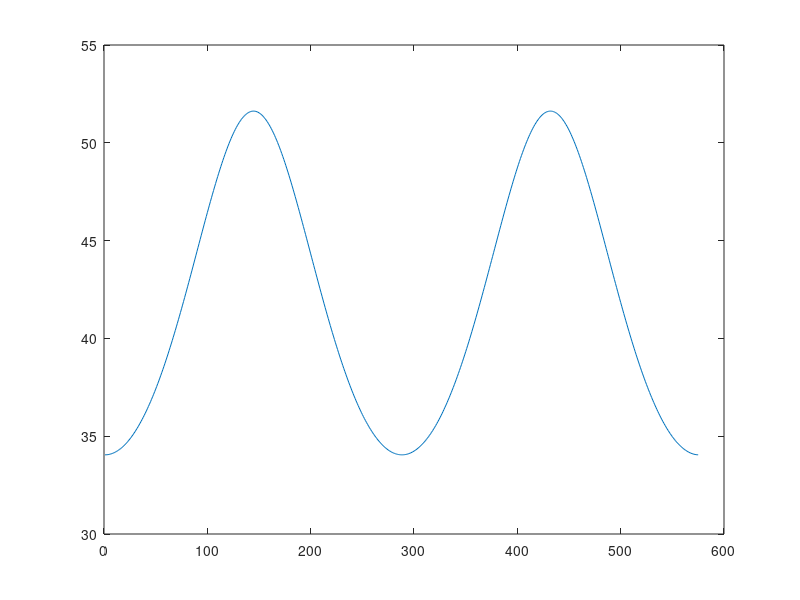
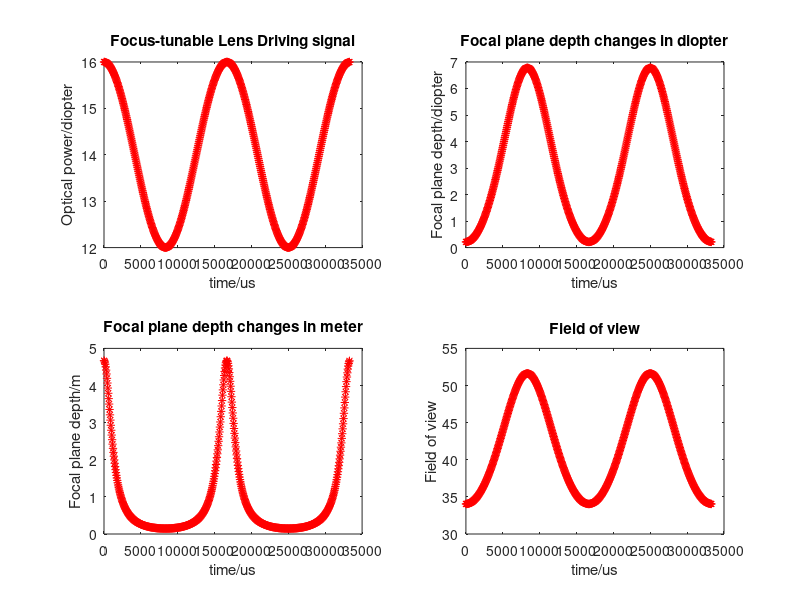
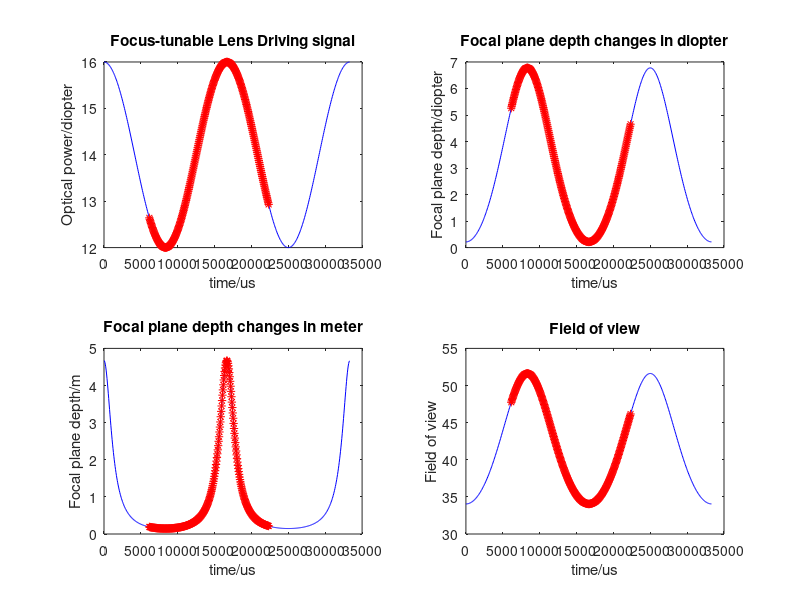
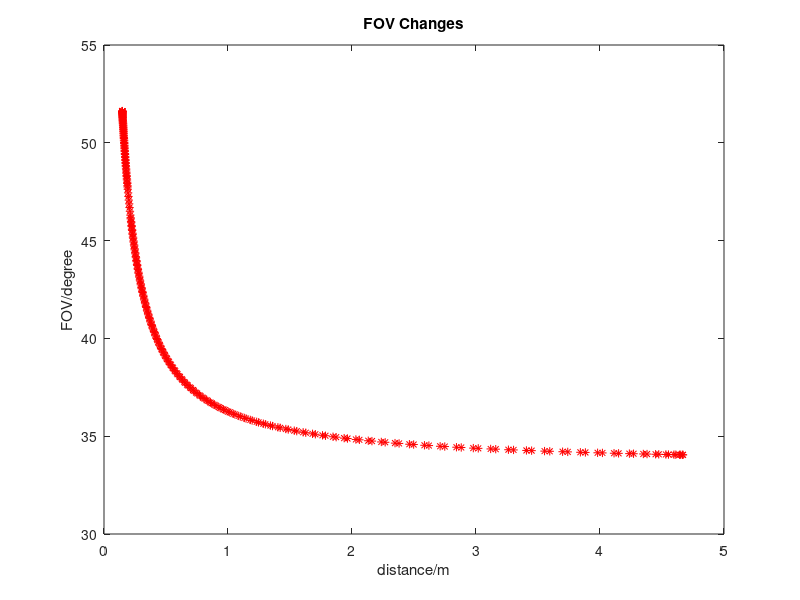

MATLAB code to generate these figures, in order: (Note: this script raises an error after producing the figures.)
clear all;
close all;

%% Hanpeng's amazing guess
% d1+o1=0.09 % measure
o1=0.06; % Guess
%o1=0.1;
f1=0.058; % From Email
d1=0.03; % Guess
f3=0.061;

d2=0.12; % measure
%f3=0.09; % Guess
de=0.07; % measure


%% Found from measurement and brute search
% d1+o1=0.09 % measure
o1=0.07; % Guess
f1=0.068; % From Email
d1=0.03; % Guess


f3=0.056; % Measured to be 0.053
d2=0.12; % measure
de=0.07; % measure
%% Parameters from graph.m
o1=0.03; % Exhaustive search
f1=0.0296; % From Email
           % o1=0.03; % Exhaustive search
           % f1=0.0296; % From Email
d1=0.03; % Exhaustive search

f3=0.06; % Measured to be 0.053
d2=0.12; % measure
de=0.03; % measure
%%

num=280; % num of sample depths along z direction(depth direction)
MinOpPower=12; % min optical power of focus tunable lens(in diopters)
% current 87.5
%MaxOpPower=15; % max optical power of focus tunable lens(in diopters)

MaxOpPower=16; % max optical power of focus tunable lens(in diopters)
               % from graph.m
% current 137.5
t=1:num;
p=2;
%% linear driving singal
f_t_inverse=linspace(MinOpPower,MaxOpPower,num); 
f2=1./f_t_inverse;


%% sinusoidal driving signal
Magnitude=(MaxOpPower-MinOpPower)/2;
offset=(MaxOpPower+MinOpPower)/2;

f_t_inverse=Magnitude*sin(t*2*p*pi/num)+offset;
f2=1./f_t_inverse;
%% triangular driving signal
Magnitude=MaxOpPower-MinOpPower;
offset=MinOpPower;
p1=Magnitude*2*p/num*(1:1:ceil(num/2/p));
p2=-p1+max(p1);
p_11=[p2,p1];
p_w=repmat(p_11,1,p);
f_t_inverse=p_w(1:num)+offset;
f2=1./f_t_inverse;

%% finding depthlist using triangular driving signal
t_u=0:58:1e6/60;
delt_t=1e6/60/2;
tan1=(MinOpPower-MaxOpPower)/delt_t;
y1=tan1*t_u+MaxOpPower;

tan2=(MaxOpPower-MinOpPower)/delt_t;
y2=tan2*t_u+2*MinOpPower-MaxOpPower;

index=max(find(t_u<=delt_t));
f_t_inverse=[y1(1:index),y2(index+1:end)];
t=[];
for i=1:p
    offset=1e6/60*(i-1);
    t=[t,t_u+offset];
end

f_t_inverse=repmat(f_t_inverse,1,p);
f2=1./f_t_inverse;

%% finding depthlist using sin driving signal
t=0:58:1e6/60*p;
Magnitude=(MaxOpPower-MinOpPower)/2;
offset=(MaxOpPower+MinOpPower)/2;
f_t_inverse=Magnitude*cos(2*pi*60/1e6*t)+offset;
f2=1./f_t_inverse;

%% considering three lens separately
i1=f1*o1/(o1-f1);
o2=i1-d1;


i2=f2*o2./(o2+f2);
%i2=f2*o2./(o2-f2);
o3=d2-i2;


i3=f3*o3./(o3-f3);
ie=-i3+de;

%% Field of View

O_1 = 0.01778; % meters. O_1 = 0.7 inches
M1 = -i1/o1;
M2 = -i2./o2;
M3 = -i3./o3;
I_e = M1 .* M2 .* M3 .* O_1;
theta = 2*rad2deg(atan(I_e./ie/2));
figure; plot(theta);

figure;
subplot(2,2,1)
plot(t,f_t_inverse,'r*'); hold on;
title('Focus-tunable Lens Driving signal');
xlabel('time/us');
ylabel('Optical power/diopter');


subplot(2,2,2)
plot(t,1./ie,'r*');
title('Focal plane depth changes in diopter');
xlabel('time/us');
ylabel('Focal plane depth/diopter');

subplot(2,2,3)
plot(t,ie,'r*');
title('Focal plane depth changes in meter');
xlabel('time/us');
ylabel('Focal plane depth/m');

subplot(2,2,4)
plot(t,theta,'r*');
title('Field of view');
xlabel('time/us');
ylabel('Field of view');


%% phase correction

phaseNum=107;

t_phase=t(phaseNum:phaseNum+num-1);
f_t_inverse_phase=f_t_inverse(phaseNum:phaseNum+num-1);
ie_phase=ie(phaseNum:phaseNum+num-1);
theta_phase = theta(phaseNum:phaseNum+num-1);

figure;
subplot(2,2,1)
plot(t,f_t_inverse,'b-',t_phase,f_t_inverse_phase,'r*'); hold on;
title('Focus-tunable Lens Driving signal');
xlabel('time/us');
ylabel('Optical power/diopter');


subplot(2,2,2)
plot(t,1./ie,'b-',t_phase,1./ie_phase,'r*');
title('Focal plane depth changes in diopter');
xlabel('time/us');
ylabel('Focal plane depth/diopter');

subplot(2,2,3)
plot(t,ie,'b-',t_phase,ie_phase,'r*');
title('Focal plane depth changes in meter');
xlabel('time/us');
ylabel('Focal plane depth/m');

subplot(2,2,4)
plot(t,theta,'b-',t_phase, theta_phase,'r*');
title('Field of view');
xlabel('time/us');
ylabel('Field of view');

%%
d=ie_phase;



[d_sort,order]=sort(d);
un_order(order)=1:num;



fov_sort = theta_phase(order);


figure;
plot(d_sort, fov_sort,'r*');
title('FOV Changes');
xlabel('distance/m');
ylabel('FOV/degree');

%[f_sort,forder]=sort(f_t_inverse(1:280));
%%
data_folder_path = get_data_folder_path();
output_dir = sprintf('%s/FocusDepth', data_folder_path);
filename = sprintf('%s/FocusDepth.mat', output_dir);
save(filename, 'd', 'd_sort', 'order', 'un_order','fov_sort');

% Description of variables:
% d - distance to depth plane in meters ordered in sequence of when each depth plane is displayed.
% d_sort - sorted distanced to depth planes
% order - index for each entry in d_sort in d
% un_order - 1:num
% fov_sort - FoV for each depth plane following same order of d_sort
